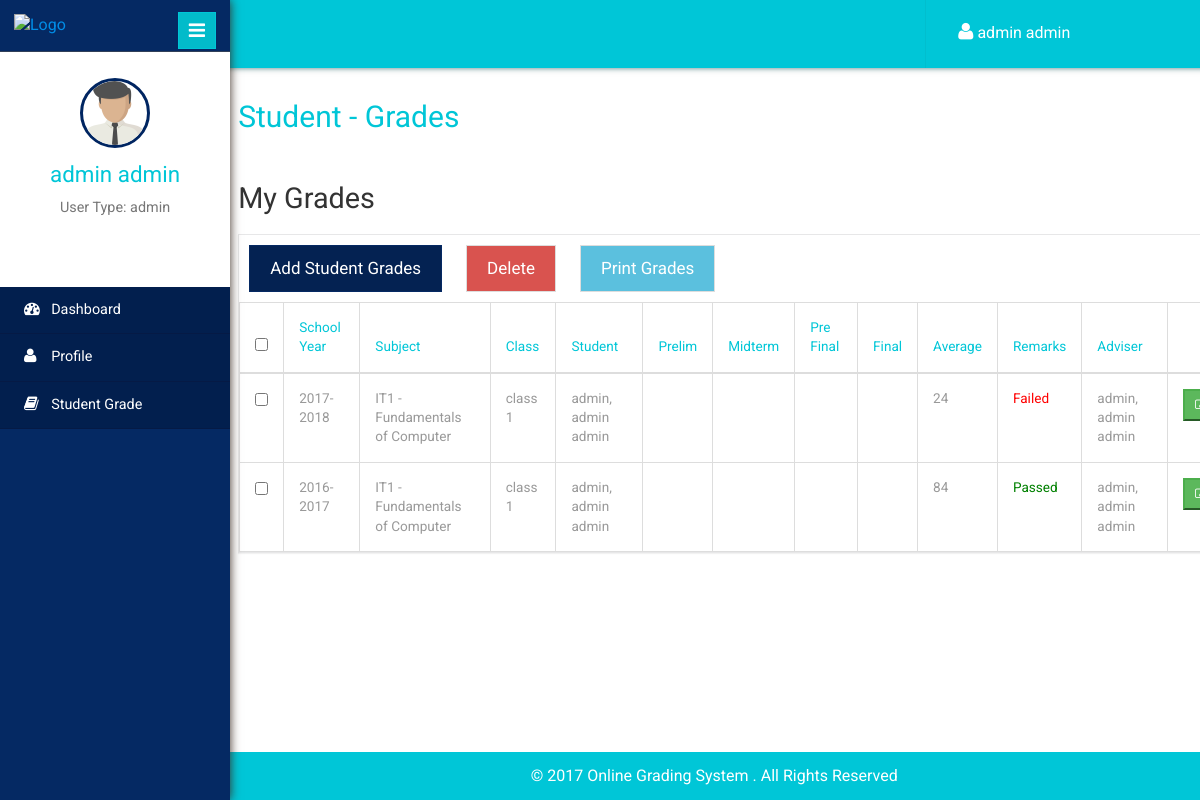
The app's page /student_grade.php (signed in) with its own data.
### tables this page shows
CREATE TABLE IF NOT EXISTS `usertbl` (
`id` int(11) NOT NULL,
  `username` varchar(140) NOT NULL,
  `password` varchar(100) NOT NULL,
  `fname` varchar(140) NOT NULL,
  `mname` varchar(140) NOT NULL,
  `lname` varchar(140) NOT NULL,
  `contact` varchar(140) NOT NULL,
  `usertype` varchar(50) NOT NULL
);

CREATE TABLE IF NOT EXISTS `tblstudentgrade` (
`id` int(11) NOT NULL,
  `studentid` int(11) NOT NULL,
  `schoolyearid` int(11) NOT NULL,
  `subjectid` int(11) NOT NULL,
  `classid` int(11) NOT NULL,
  `adviserid` int(11) NOT NULL,
  `1stgrading` int(11) NOT NULL,
  `2ndgrading` int(11) NOT NULL,
  `3rdgrading` int(11) NOT NULL,
  `4thgrading` int(11) NOT NULL,
  `gradeaverage` int(11) NOT NULL,
  `remarks` varchar(20) NOT NULL
);

CREATE TABLE IF NOT EXISTS `tblschoolyear` (
`id` int(11) NOT NULL,
  `schoolyear` varchar(20) NOT NULL
);

CREATE TABLE IF NOT EXISTS `tblsubjects` (
`id` int(11) NOT NULL,
  `subjectname` varchar(50) NOT NULL,
  `description` varchar(50) NOT NULL,
  `yearlevelid` int(11) NOT NULL
);

CREATE TABLE IF NOT EXISTS `tblclass` (
`id` int(11) NOT NULL,
  `classname` varchar(20) NOT NULL,
  `schoolyearid` int(11) NOT NULL,
  `yearlevelid` int(11) NOT NULL
);

### session.php (called while the page is built, shortened)
<?php
if (isset($_SESSION['username']))
{
	$username = $_SESSION['username'];
}
else
{
	header("Location: index.php");
	exit();
}
$result = mysqli_query($con,"SELECT * FROM usertbl WHERE username = '$username'")or die(mysqli_error($con));
$user_rows = mysqli_fetch_array($result);
$fname = $user_rows['fname'];
$lname = $user_rows['lname'];
$sessionid = $user_rows['id'];
$userType = $user_rows['usertype'];
$name = $fname." ".$lname;
?>

### student_grade.php (the view, shortened to what this page needs)
<!DOCTYPE html>
<html>
<head>
	<?php include "inc/navbar.php"; ?>
</head>
<body>
	<div class="page-container">
		<div class="left-content">
			<?php include "inc/header.php"; ?>
			<div class="outter-wp">
				<div class="sub-heard-part">
					<ol class="breadcrumb m-b-0">
						<li><h2 style="margin-top:0px;"><a>Student - Grades</a></h2></li>
					</ol>
				</div>
				<div class="graph-visual tables-main">
					<h3 class="inner-tittle two">My Grades </h3>
					<div class="graph" style="padding:0px;">
						<button type="button" name="add_studgrade" data-toggle="modal" data-target="#studentgrade" class="btn btn-primary">Add Student Grades</button>
						<?php
						$result = mysqli_query($con, "SELECT *,sg.id as sgid, CONCAT(t.lname, ', ', t.fname, ' ', t.mname)  as tname, CONCAT(s.lname, ', ', s.fname, ' ', s.mname)  as sname
							FROM tblstudentgrade sg
							LEFT JOIN tblstudentclass sc ON sg.classid = sc.classid
							AND sg.studentid = sc.studentid
							AND sg.subjectid = sc.subjectid
							LEFT JOIN usertbl s ON sg.studentid = s.id
							LEFT JOIN tblteacheradvisory ta ON sg.classid = ta.classid
							LEFT JOIN usertbl t ON sg.adviserid = t.id
							LEFT JOIN tblclass c ON sg.classid = c.id
							LEFT JOIN tblschoolyear sy ON sg.schoolyearid = sy.id
							LEFT JOIN tblsubjects sb on sg.subjectid = sb.id
							where sg.adviserid = '".$sessionid."'")or die(mysqli_error($con));
						if(mysqli_num_rows($result) > 0){
							?>
							<button type="submit" name="del_studgrade" class="btn btn-danger">Delete</button>
							<button type="button" name="print" class="btn btn-info">Print Grades</button>
							<table class="table table-bordered">
								<thead>
									<tr>
										<th><input type="checkbox" name="id" id="checkall" value=""></th>
										<th>School Year</th>
										<th>Subject</th>
										<th>Class</th>
										<th>Student</th>
										<th>Prelim</th>
										<th>Midterm</th>
										<th>Pre Final</th>
										<th>Final</th>
										<th>Average</th>
										<th>Remarks</th>
										<th>Adviser</th>
										<th></th>
									</tr>
								</thead>
								<tbody>
									<?php
									while($row = mysqli_fetch_array($result)) {
										?>
										<tr>
											<th scope="row"><input type="checkbox" id="record" name="sgid" value="<?php echo $row['sgid']; ?>"></th>
											<td><?php echo $row['schoolyear']; ?></td>
											<td><?php echo $row['subjectname']." - ".$row['description']; ?></td>
											<td><?php echo $row['classname']; ?></td>
											<td><?php echo $row['sname']; ?></td>
											<td><?php echo $row['prelim']; ?></td>
											<td><?php echo $row['midterm']; ?></td>
											<td><?php echo $row['prefi']; ?></td>
											<td><?php echo $row['final']; ?></td>
											<td><?php echo $row['gradeaverage']; ?></td>
											<td><?php echo ($row['remarks'] == "Passed" ? "<label style='color:green'>".$row['remarks']."</label>" : (($row['remarks'] == "Failed") ? "<label style='color:red'>".$row['remarks']."</label>" : "<label style='color:black'>No Final Remarks</label>")); ?></td>
											<td><?php echo $row['tname']; ?></td>
											<td><button class="btn2 btn-success btn-sm" data-target="#editModal<?php echo $row['sgid'] ?>" data-toggle="modal"><i class="fa fa-pencil-square-o" aria-hidden="true"></i></button></td>
										</tr>
										<?php include "editModal.php";  } ?>
									</tbody>
								</table>
								<?php }else{ ?>
								<div class="alert alert-danger">No data found.</div>
								<?php } ?>
							</div>
						</div>
					</div>
					<?php include "inc/emp_sidebar.php"; ?>
				</div>
				</body>
				</html>

### inc/navbar.php (shortened to what this page needs)
<link href="css/bootstrap.min.css" rel='stylesheet' type='text/css' />
<link href="css/style.css" rel='stylesheet' type='text/css' />
<link href="css/font-awesome.css" rel="stylesheet">
<link rel="stylesheet" href="css/icon-font.min.css" type='text/css' />

### inc/header.php (shortened to what this page needs)
<?php include "conn.php"; ?>
<?php include "session.php"; ?>
<div class="inner-content">
	<div class="header-section">
		<div class="top_menu">
			<div class="profile_details_left">
				<ul class="nofitications-dropdown">
					<li class="dropdown note">
						<a href="#" class="dropdown-toggle" data-toggle="dropdown" aria-expanded="false" style="color:#fff;"><i class="fa fa-user"></i> <?php echo $name; ?></a>
					</li>
				</ul>
			</div>
			<div class="clearfix"></div>
		</div>
	</div>

### inc/emp_sidebar.php (shortened to what this page needs)
<footer>
	<p style="color:#fff;padding-right:200px;">&copy 2017 Online Grading System . All Rights Reserved</p>
</footer>
<div class="sidebar-menu">
	<header class="logo">
		<a href="#" class="sidebar-icon"> <span class="fa fa-bars"></span> </a> <a href="teacher_dashboard.php"> <img id="logo" src="" alt="Logo"/>
	</a>
</header>
<div class="down">
	<a href="teacher_dashboard.php"><img style="width:70px;height:70px;" src="images/man-28.png"></a>
	<a href="teacher_dashboard.php"><span class=" name-caret"><?php echo $name; ?></span></a>
	<p>User Type: <?php echo $userType; ?></p>
	<ul>
		<li><a class="tooltips" href="profile.php"><span>Profile</span><i class="lnr lnr-user"></i></a></li>
		<li><a class="tooltips" href="logout.php"><span>Log out</span><i class="lnr lnr-power-switch"></i></a></li>
	</ul>
</div>
<div class="menu">
	<ul id="menu" >
		<li><a href="teacher_dashboard.php"><i class="fa fa-tachometer"></i> <span>Dashboard</span></a></li>
		<li><a href="profile.php"><i class="fa fa-user"></i> <span>Profile</span></a></li>
		<li><a href="student_grade.php"><i class="fa fa-book"></i> <span>Student Grade</span></a></li>
	</ul>
</div>
</div>

### records on screen
usertbl: name "admin admin", usertype "admin"
tblstudentgrade: schoolyearid.schoolyear "2017-2018", subjectid.subjectname "IT1", subjectid.description "Fundamentals of Computer", classid.classname "class 1", sname "admin, admin admin", gradeaverage "24", remarks "Failed", tname "admin, admin admin"
tblstudentgrade: schoolyearid.schoolyear "2016-2017", subjectid.subjectname "IT1", subjectid.description "Fundamentals of Computer", classid.classname "class 1", sname "admin, admin admin", gradeaverage "84", remarks "Passed", tname "admin, admin admin"
